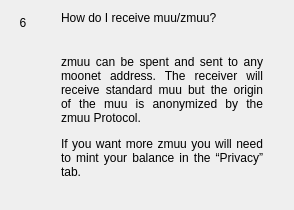
                  <widget class="QWidget" name="widgetFaq6" native="true">
                   <layout class="QHBoxLayout" name="horizontalpage_6" stretch="0,1">
                    <item alignment="Qt::AlignTop">
                     <widget class="QLabel" name="labelNumber6">
                      <property name="minimumSize">
                       <size>
                        <width>24</width>
                        <height>24</height>
                       </size>
                      </property>
                      <property name="maximumSize">
                       <size>
                        <width>16777215</width>
                        <height>24</height>
                       </size>
                      </property>
                      <property name="text">
                       <string>6</string>
                      </property>
                      <property name="alignment">
                       <set>Qt::AlignCenter</set>
                      </property>
                     </widget>
                    </item>
                    <item>
                     <layout class="QVBoxLayout" name="verticalLayoutpage_6">
                      <property name="spacing">
                       <number>0</number>
                      </property>
                      <property name="leftMargin">
                       <number>20</number>
                      </property>
                      <property name="rightMargin">
                       <number>20</number>
                      </property>
                      <item>
                       <widget class="QLabel" name="labelSubtitle6">
                        <property name="text">
                         <string>How do I receive muu/zmuu?</string>
                        </property>
                        <property name="wordWrap">
                         <bool>true</bool>
                        </property>
                       </widget>
                      </item>
                      <item>
                       <spacer name="verticalSpacer_60">
                        <property name="orientation">
                         <enum>Qt::Vertical</enum>
                        </property>
                        <property name="sizeType">
                         <enum>QSizePolicy::Fixed</enum>
                        </property>
                        <property name="sizeHint" stdset="0">
                         <size>
                          <width>20</width>
                          <height>30</height>
                         </size>
                        </property>
                       </spacer>
                      </item>
                      <item>
                       <widget class="QLabel" name="labelContent6">
                        <property name="text">
                         <string>
                           &lt;html&gt;&lt;head/&gt;&lt;body&gt;&lt;p align=&quot;justify&quot;&gt;
                           zmuu can be spent and sent to any moonet address. The receiver will
                           receive standard muu but the origin of the muu is anonymized by the zmuu Protocol.
                           &lt;/p&gt;&lt;p align=&quot;justify&quot;&gt;
                           If you want more zmuu you will need to mint your balance in the “Privacy” tab.
                           &lt;/p&gt;&lt;/body&gt;&lt;/html&gt;
                         </string>
                        </property>
                        <property name="alignment">
                         <set>Qt::AlignLeading|Qt::AlignLeft|Qt::AlignTop</set>
                        </property>
                        <property name="wordWrap">
                         <bool>true</bool>
                        </property>
                       </widget>
                      </item>
                      <item>
                       <spacer name="verticalSpacer_61">
                        <property name="orientation">
                         <enum>Qt::Vertical</enum>
                        </property>
                        <property name="sizeHint" stdset="0">
                         <size>
                          <width>20</width>
                          <height>20</height>
                         </size>
                        </property>
                       </spacer>
                      </item>
                     </layout>
                    </item>
                   </layout>
                  </widget>
